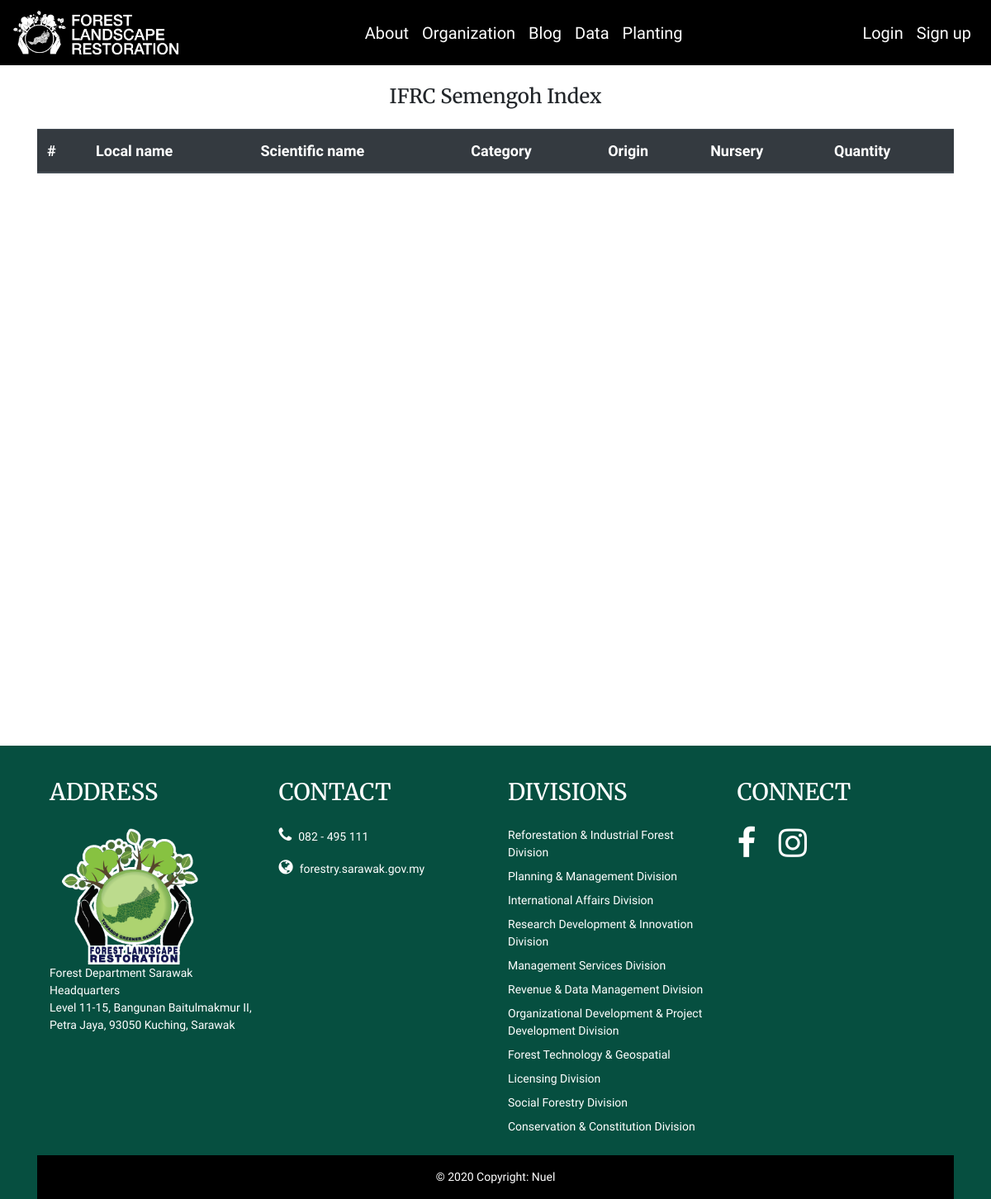
The app's page /data/IFRC_index/, older data.
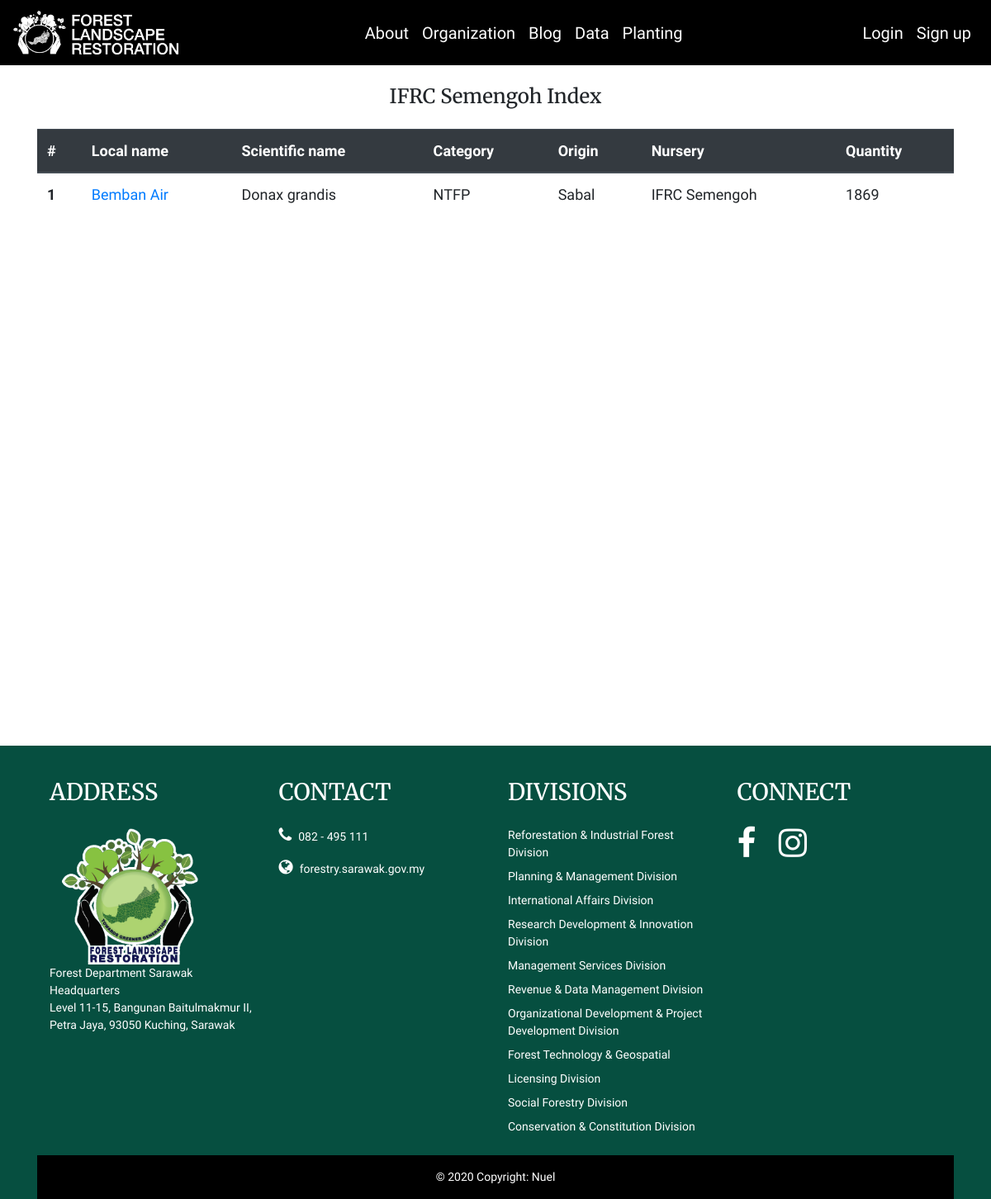
The same page, newer data.
### dms/models.py (models this page shows, shortened)
class Seedling(models.Model):
	date_input = models.DateTimeField(auto_now_add=True)
	local_name = models.CharField(max_length=100)
	scientific_name = models.CharField(max_length=100)
	category = models.CharField(max_length=100)
	origin = models.CharField(max_length=100)
	nursery = models.CharField(max_length=100)
	remarks = models.CharField(max_length=200)
	description = models.TextField()
	quantity = models.IntegerField()
	seedling_img = models.ImageField('Seedling Image', null=True, blank=True, upload_to='seedling_img/')
	class Meta:
		ordering = ['-date_input']

### dms/views.py (the view)
# urls.py: path('IFRC_index/', semengoh_index, name='semengoh_index'),
def semengoh_index(request):
	semengoh_nursery_index = data_object.filter(nursery__icontains='IFRC')
	return render(request, 'dms/semengoh_index.html', {'semengoh_nursery_index':semengoh_nursery_index})

### dms/templates/dms/semengoh_index.html
{% extends 'base.html' %}
{% block content %}
<div class="container mt-4">
	<h4 class="text-center">IFRC Semengoh Index</h4>
	<table class="table mt-4">
		<thead class="thead-dark">
			<tr>
				<th scope="col">#</th>
				<th scope="col">Local name</th>
				<th scope="col">Scientific name</th>
				<th scope="col">Category</th>
				<th scope="col">Origin</th>
				<th scope="col">Nursery</th>
				<th scope="col">Quantity</th>
			</tr>
		</thead>
		<tbody>
			{% for data in semengoh_nursery_index %}
			<tr>
				<th>{{ forloop.counter }}</th>
				<td>
					<a href="{% url 'seedling_detail' data.pk %}">
						{{ data.local_name }}
					</a>
				</td>
				<td>{{ data.scientific_name }}</td>
				<td>{{ data.category }}</td>
				<td>{{ data.origin }}</td>
				<td>{{ data.nursery }}</td>
				<td>{{ data.quantity }}</td>
			</tr>
			{% endfor %}
		</tbody>
	</table>
</div>
{% endblock %}

Row changes from the older to the newer data that the page shows:
added Seedling: local_name "Bemban Air", scientific_name "Donax grandis", category "NTFP", origin "Sabal", nursery "IFRC Semengoh", quantity "1869"
